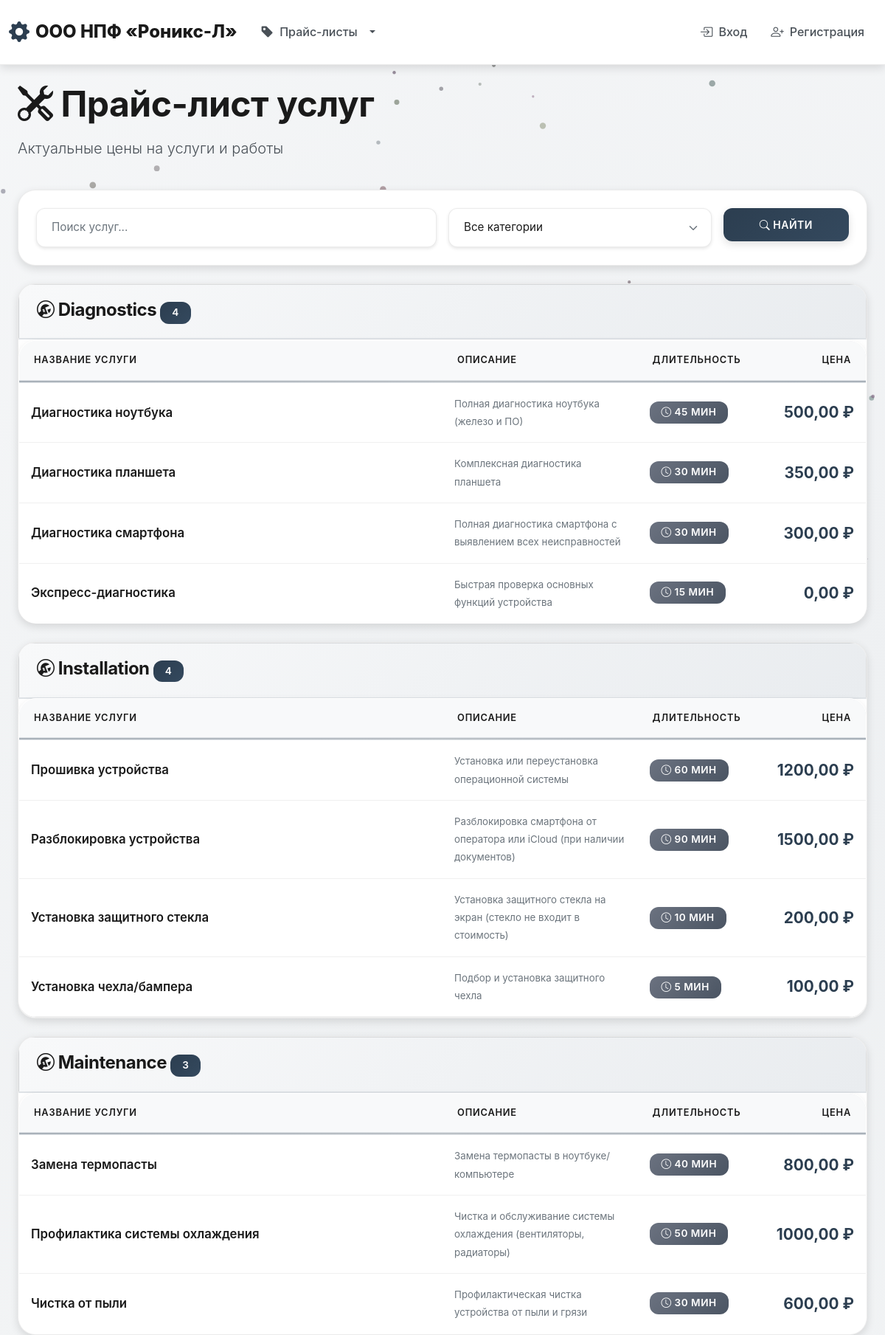
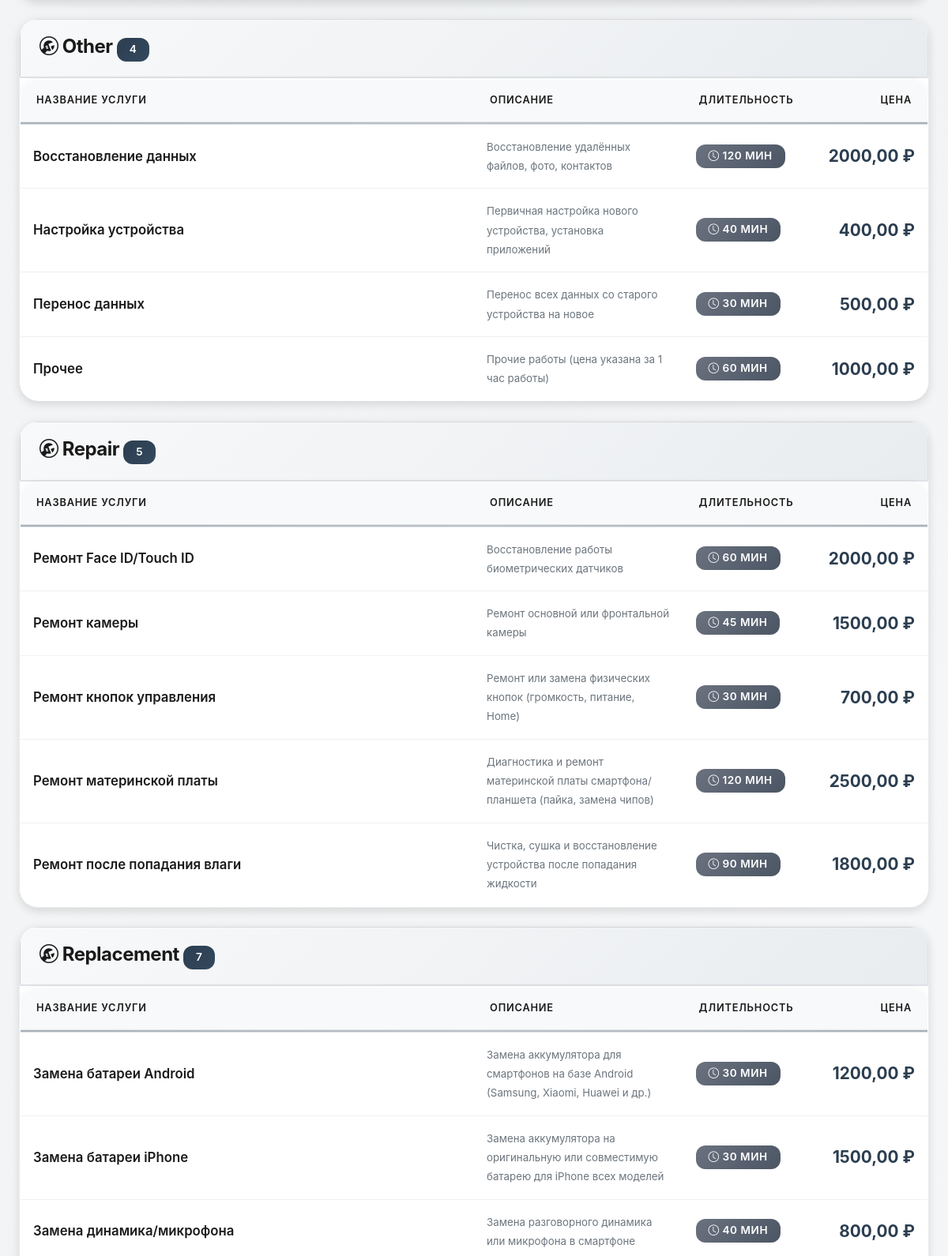
The app's page /inventory/service-price-list/ (upper part) with its own data (2 pictures, top to bottom).
### inventory/models.py (models this page shows, shortened)
class Service(models.Model):
    SERVICE_CATEGORIES = [
        ('repair', 'Ремонт'),
        ('replacement', 'Замена деталей'),
        ('diagnostics', 'Диагностика'),
        ('maintenance', 'Обслуживание'),
        ('installation', 'Установка'),
        ('other', 'Прочее'),
    ]
    name = models.CharField('Название услуги', max_length=300)
    category = models.CharField('Категория', max_length=20, choices=SERVICE_CATEGORIES, default='other')
    description = models.TextField('Описание', blank=True)
    price = models.DecimalField(
        'Цена',
        max_digits=10,
        decimal_places=2,
        validators=[MinValueValidator(Decimal('0.01'))]
    )
    duration = models.PositiveIntegerField('Длительность (минуты)', default=30, blank=True)
    is_active = models.BooleanField('Активна', default=True)
    created_at = models.DateTimeField('Дата создания', auto_now_add=True)
    updated_at = models.DateTimeField('Дата обновления', auto_now=True)
    class Meta:
        verbose_name = 'Услуга'
        verbose_name_plural = 'Услуги'
        ordering = ['category', 'name']

### inventory/views.py (the view)
# urls.py: path('service-price-list/', views.service_price_list, name='service_price_list'),
def service_price_list(request):
    services = Service.objects.filter(is_active=True).order_by('category', 'name')
    search = request.GET.get('search', '')
    if search:
        services = services.filter(
            Q(name__icontains=search) |
            Q(description__icontains=search)
        )
    category = request.GET.get('category')
    if category:
        services = services.filter(category=category)
    categories = Service.SERVICE_CATEGORIES
    context = {
        'services': services,
        'categories': categories,
        'search': search,
        'selected_category': category,
    }
    return render(request, 'inventory/service_price_list.html', context)

### templates/inventory/service_price_list.html (shortened to what this page needs)
{% extends 'base.html' %}
{% block content %}
<div class="container-fluid">
    <div class="row mb-4">
        <div class="col-12">
            <h1 class="display-5 fw-bold">
                <i class="bi bi-tools"></i> Прайс-лист услуг
            </h1>
            <p class="lead">Актуальные цены на услуги и работы</p>
        </div>
    </div>
    <div class="card mb-4">
        <div class="card-body">
            <form method="get" class="row g-3">
                <div class="col-md-6">
                    <input type="text" name="search" class="form-control" placeholder="Поиск услуг..." value="{{ search }}">
                </div>
                <div class="col-md-4">
                    <select name="category" class="form-select">
                        <option value="">Все категории</option>
                    </select>
                </div>
                <div class="col-md-2">
                    <button type="submit" class="btn btn-primary w-100">
                        <i class="bi bi-search"></i> Найти
                    </button>
                </div>
            </form>
        </div>
    </div>
    {% if services %}
        {% regroup services by category as services_by_category %}
        {% for category_group in services_by_category %}
            <div class="card mb-4">
                <div class="card-header" style="background: linear-gradient(135deg, #f8f9fa 0%, #e9ecef 100%); border: 1px solid rgba(0, 0, 0, 0.1); border-bottom: 2px solid #dee2e6;">
                    <h4 class="mb-0" style="color: #1a1a1a;">
                        <i class="bi bi-wrench-adjustable-circle"></i>
                        {{ category_group.grouper|capfirst }}
                        <span class="badge" style="background: linear-gradient(135deg, #2c3e50 0%, #34495e 100%); color: white;">
                            {{ category_group.list|length }}
                        </span>
                    </h4>
                </div>
                <div class="card-body p-0">
                    <div class="table-responsive">
                        <table class="table table-hover mb-0">
                            <thead>
                                <tr>
                                    <th style="width: 50%;">Название услуги</th>
                                    <th>Описание</th>
                                    <th style="width: 120px;">Длительность</th>
                                    <th style="width: 150px;" class="text-end">Цена</th>
                                </tr>
                            </thead>
                            <tbody>
                                {% for service in category_group.list %}
                                    <tr>
                                        <td>
                                            <strong style="font-size: 1.05rem;">{{ service.name }}</strong>
                                        </td>
                                        <td>
                                            <small class="text-muted">
                                                {{ service.description|default:"—"|truncatewords:15 }}
                                            </small>
                                        </td>
                                        <td>
                                            <span class="badge bg-secondary">
                                                <i class="bi bi-clock"></i> {{ service.duration }} мин
                                            </span>
                                        </td>
                                        <td class="text-end">
                                            <strong style="font-size: 1.3rem; color: #2c3e50; font-weight: 700;">
                                                {{ service.price }} ₽
                                            </strong>
                                        </td>
                                    </tr>
                                {% endfor %}
                            </tbody>
                        </table>
                    </div>
                </div>
            </div>
        {% endfor %}
    {% endif %}
</div>
{% endblock %}

### templates/inventory/service_price_list.html (style rules this page uses)
.table-hover tbody tr { transition: all 0.2s ease; }
.table thead th { background: #f8f9fa; border-bottom: 2px solid #dee2e6; font-weight: 600; text-transform: uppercase; font-size: 0.8rem; letter-spacing: 0.8px; color: #1a1a1a; }
.table tbody td { vertical-align: middle; padding: 1rem; color: #495057; }
.table tbody td strong { color: #1a1a1a; }

### records on screen
Service: grouper "Diagnostics", name "Диагностика ноутбука", description "Полная диагностика ноутбука (железо и ПО)", duration "45", price "500,00"
Service: name "Диагностика планшета", description "Комплексная диагностика планшета", duration "30", price "350,00"
Service: name "Диагностика смартфона", description "Полная диагностика смартфона с выявлением всех неисправностей", duration "30", price "300,00"
Service: name "Экспресс-диагностика", description "Быстрая проверка основных функций устройства", duration "15", price "0,00"
Service: grouper "Installation", name "Прошивка устройства", description "Установка или переустановка операционной системы", duration "60", price "1200,00"
Service: name "Разблокировка устройства", description "Разблокировка смартфона от оператора или iCloud (при наличии документов)", duration "90", price "1500,00"
Service: name "Установка защитного стекла", description "Установка защитного стекла на экран (стекло не входит в стоимость)", duration "10", price "200,00"
Service: name "Установка чехла/бампера", description "Подбор и установка защитного чехла", duration "5", price "100,00"
Service: grouper "Maintenance", name "Замена термопасты", description "Замена термопасты в ноутбуке/компьютере", duration "40", price "800,00"
Service: name "Профилактика системы охлаждения", description "Чистка и обслуживание системы охлаждения (вентиляторы, радиаторы)", duration "50", price "1000,00"
Service: name "Чистка от пыли", description "Профилактическая чистка устройства от пыли и грязи", duration "30", price "600,00"
Service: grouper "Other", name "Восстановление данных", description "Восстановление удалённых файлов, фото, контактов", duration "120", price "2000,00"
Service: name "Настройка устройства", description "Первичная настройка нового устройства, установка приложений", duration "40", price "400,00"
Service: name "Перенос данных", description "Перенос всех данных со старого устройства на новое", duration "30", price "500,00"
Service: name "Прочее", description "Прочие работы (цена указана за 1 час работы)", duration "60", price "1000,00"
Service: grouper "Repair", name "Ремонт Face ID/Touch ID", description "Восстановление работы биометрических датчиков", duration "60", price "2000,00"
Service: name "Ремонт камеры", description "Ремонт основной или фронтальной камеры", duration "45", price "1500,00"
Service: name "Ремонт кнопок управления", description "Ремонт или замена физических кнопок (громкость, питание, Home)", duration "30", price "700,00"
Service: name "Ремонт материнской платы", description "Диагностика и ремонт материнской платы смартфона/планшета (пайка, замена чипов)", duration "120", price "2500,00"
Service: name "Ремонт после попадания влаги", description "Чистка, сушка и восстановление устройства после попадания жидкости", duration "90", price "1800,00"
Service: grouper "Replacement", name "Замена батареи Android", description "Замена аккумулятора для смартфонов на базе Android (Samsung, Xiaomi, Huawei и др.)", duration "30", price "1200,00"
Service: name "Замена батареи iPhone", description "Замена аккумулятора на оригинальную или совместимую батарею для iPhone всех моделей", duration "30", price "1500,00"
Service: name "Замена динамика/микрофона", description "Замена разговорного динамика или микрофона в смартфоне", duration "40", price "800,00"

### other values on screen
{{ category_group.list|length }} "4" "4" "3" "4" "5" "7"
